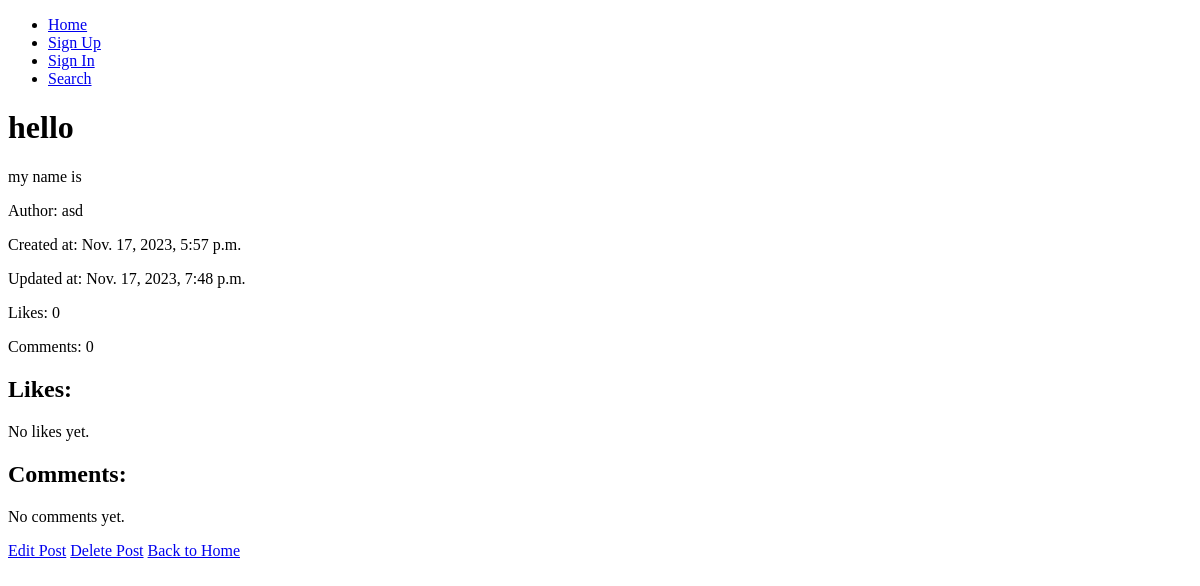
Before: /post/2/ with the older database file.
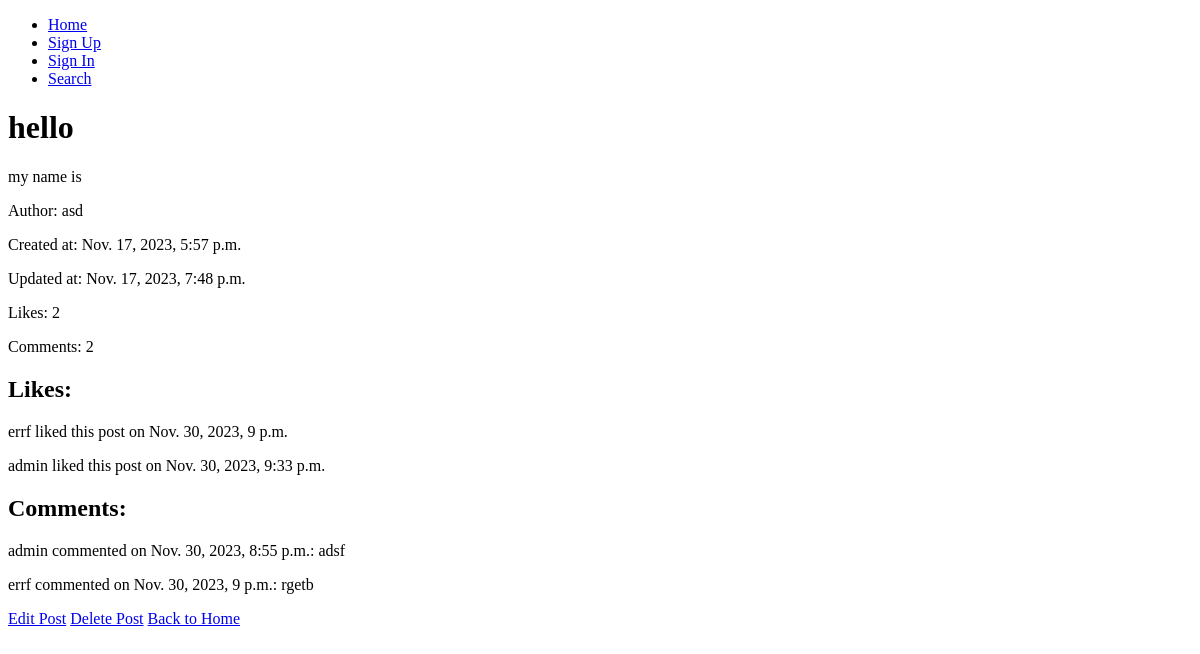
After: the same page with the newer database file.
### JaiMaApp/models.py (models this page shows)
class BlogPost(models.Model):
    title = models.CharField(max_length=200)
    content = models.TextField()
    author = models.ForeignKey(User, on_delete=models.CASCADE)
    created_at = models.DateTimeField(auto_now_add=True)
    updated_at = models.DateTimeField(auto_now=True)

class Like(models.Model):
    user = models.ForeignKey(User, on_delete=models.CASCADE)
    post = models.ForeignKey(BlogPost, on_delete=models.CASCADE)
    created_at = models.DateTimeField(auto_now_add=True)

class Comment(models.Model):
    user = models.ForeignKey(User, on_delete=models.CASCADE)
    post = models.ForeignKey(BlogPost, on_delete=models.CASCADE)
    content = models.TextField()
    created_at = models.DateTimeField(auto_now_add=True)
    updated_at = models.DateTimeField(auto_now=True)

### JaiMaApp/views.py (the view)
# urls.py: path('post/<int:pk>/', post_detail, name='post_detail'),
def post_detail(request, pk):
    post = get_object_or_404(BlogPost, pk=pk)
    likes = Like.objects.filter(post=post)
    comments = Comment.objects.filter(post=post)
    return render(request, 'JaiMaApp/post_detail.html', {'post': post, 'likes': likes, 'comments': comments})

### JaiMaApp/templates/JaiMaApp/post_detail.html
{% extends 'base.html' %}
{% block content %}
  <h1>{{ post.title }}</h1>
  <p>{{ post.content }}</p>
  <p>Author: {{ post.author.username }}</p>
  <p>Created at: {{ post.created_at }}</p>
  <p>Updated at: {{ post.updated_at }}</p>
  <p>Likes: {{ likes.count }}</p>
  <p>Comments: {{ comments.count }}</p>
  <h2>Likes:</h2>
  {% for like in likes %}
    <p>{{ like.user.username }} liked this post on {{ like.created_at }}</p>
  {% empty %}
    <p>No likes yet.</p>
  {% endfor %}
  <h2>Comments:</h2>
  {% for comment in comments %}
    <p>{{ comment.user.username }} commented on {{ comment.created_at }}: {{ comment.content }}</p>
  {% empty %}
    <p>No comments yet.</p>
  {% endfor %}
  <a href="{% url 'post_update' post.pk %}">Edit Post</a>
  <a href="{% url 'post_delete' post.pk %}">Delete Post</a>
  <a href="{% url 'home' %}">Back to Home</a>
{% endblock %}

### JaiMaApp/templates/base.html (shortened to what this page needs)
<!DOCTYPE html>
<html lang="en">
<head>
</head>
<body>
    <nav>
        <ul>
            <li><a href="{% url 'home' %}">Home</a></li>
            {% if user.is_authenticated %}
                <li><a href="{% url 'user_profile' %}">Profile</a></li>
                <li><a href="{% url 'signout' %}">Logout</a></li>
            {% else %}
                <li><a href="{% url 'signup' %}">Sign Up</a></li>
                <li><a href="{% url 'signin' %}">Sign In</a></li>
            {% endif %}
            <li><a href="{% url 'search_posts' %}">Search</a></li>
        </ul>
    </nav>
    <div>
        {% block content %}{% endblock %}
    </div>
</body>
</html>

Changed rows visible on the page:
added Like: user.username "errf", created_at "Nov. 30, 2023, 9 p.m."
added Like: user.username "admin", created_at "Nov. 30, 2023, 9:33 p.m."
added Comment: user.username "admin", created_at "Nov. 30, 2023, 8:55 p.m.", content "adsf"
added Comment: user.username "errf", created_at "Nov. 30, 2023, 9 p.m.", content "rgetb"
Other visible differences:
{{ likes.count }}: "0" → "2"
{{ comments.count }}: "0" → "2"
text no longer shown: "No likes yet. No comments yet."
